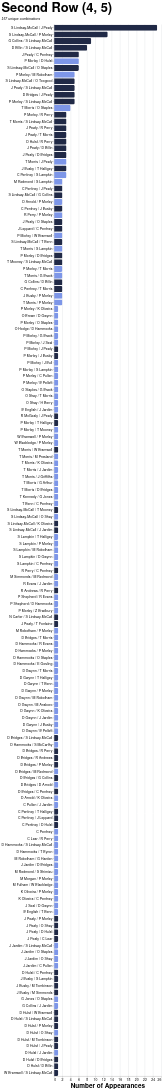

Specify this chart in Vega-Lite:
### Vega-Lite specification from a JSON file in a GitHub repository (floating-point values rounded to 4 significant figures; data arrays with more than 128 entries replaced by an {"elided": "..."} marker saying what was removed)
{"config": {"axis": {"labelFont": "PT Sans Narrow, Helvetica Neue, Helvetica, Arial, sans-serif", "titleFont": "PT Sans Narrow, Helvetica Neue, Helvetica, Arial, sans-serif", "labelFontSize": 13, "titleFontSize": 24, "gridColor": "#202947", "gridOpacity": 0.2, "zindex": 1}, "text": {"font": "Lato, sans-serif"}, "bar": {"cornerRadiusEnd": 5}, "header": {"labelFont": "PT Sans Narrow, Helvetica Neue, Helvetica, Arial, sans-serif", "titleFont": "PT Sans Narrow, Helvetica Neue, Helvetica, Arial, sans-serif", "labelFontSize": 24, "titleFontSize": 28, "labelFontWeight": "bold", "orient": "left"}, "legend": {"labelFont": "PT Sans Narrow, Helvetica Neue, Helvetica, Arial, sans-serif", "titleFont": "PT Sans Narrow, Helvetica Neue, Helvetica, Arial, sans-serif", "labelFontSize": 14, "titleFontSize": 16, "titlePadding": 5, "fillColor": "white", "strokeColor": "black", "padding": 10, "titleFontWeight": "lighter", "titleFontStyle": "italic", "titleColor": "gray", "offset": 10}, "title": {"font": "PT Sans Narrow, Helvetica Neue, Helvetica, Arial, sans-serif", "fontSize": 48, "fontWeight": "bold", "anchor": "start", "align": "center", "titlePadding": 20, "subtitlePadding": 10, "subtitleFontSize": 13, "subtitleColor": "", "subtitleFontStyle": "italic", "offset": 15, "color": "black"}, "axisX": {"labelAngle": 0}, "facet": {"title": null, "header": null, "align": {"row": "each", "column": "each"}}, "resolve": {"scale": {"y": "independent", "facet": "independent"}}, "background": "transparent", "scale": {"offsetBandPaddingOuter": 0.2, "offsetBandPaddingInner": 0.1}, "view": {"stroke": null, "background": "transparent"}}, "data": {"name": "data-d3f1b08609e9037f09a6009e75b7146f"}, "mark": {"type": "bar"}, "encoding": {"color": {"field": "squad", "legend": null, "scale": {"domain": ["1st", "2nd"], "range": ["#202946", "#7d96e8"]}, "type": "nominal"}, "tooltip": [{"field": "combination", "title": "Players", "type": "nominal"}, {"field": "frequency", "title": "Appearances", "type": "quantitative"}, {"field": "squad", "title": "Squad", "type": "nominal"}], "x": {"field": "frequency", "title": "Number of Appearances", "type": "quantitative"}, "y": {"axis": {"labelLimit": 300}, "field": "combination", "sort": "-x", "title": null, "type": "nominal"}}, "height": {"step": 25}, "title": {"text": "Second Row (4, 5)", "subtitle": "157 unique combinations"}, "width": 400, "$schema": "https://vega.github.io/schema/vega-lite/v5.20.1.json", "datasets": {"data-d3f1b08609e9037f09a6009e75b7146f": {"elided": "157 records"}}}
